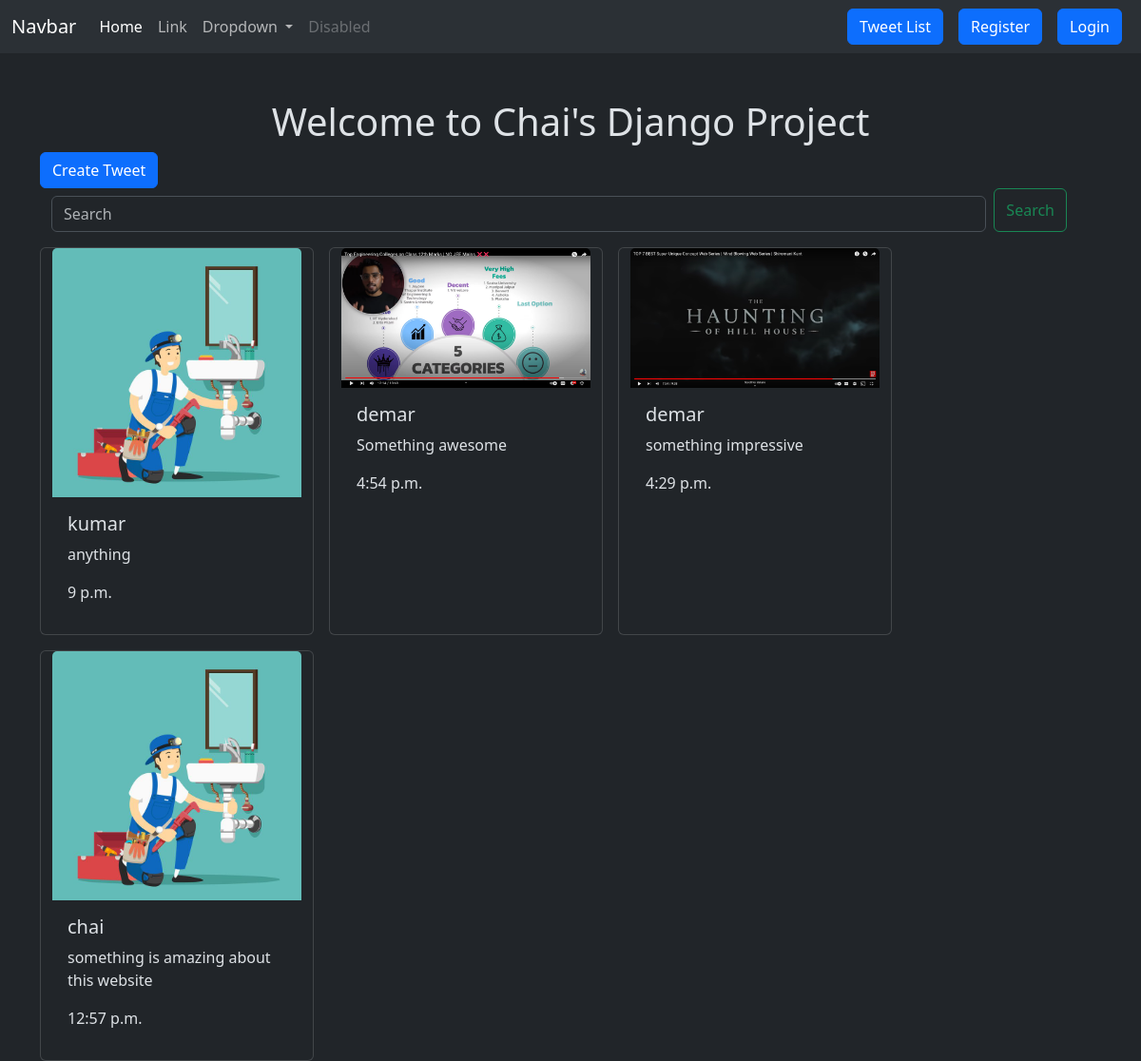
Screenshot of /tweet_post/ with the database file from the repository.
### tweet_post/models.py (models this page shows, shortened)
class Tweet(models.Model):
    user = models.ForeignKey(User, on_delete=models.CASCADE)
    text = models.TextField(max_length=250)
    photo = models.ImageField(upload_to = 'photos/', blank=True, null=True)
    created_at = models.TimeField(auto_now_add=True)
    updated_at = models.TimeField(auto_now=True)

### tweet_post/views.py (the view)
# urls.py: path('', views.tweet_list , name='tweet_list'),
def tweet_list(request):
    tweets = Tweet.objects.all().order_by('-created_at')
    if request.GET.get('search'):
        tweets = tweets.filter(
            Q(text__icontains = request.GET.get('search')) |
            Q(user__username__icontains = request.GET.get('search'))
            )
    return render(request, 'tweet_list.html', {'tweets':tweets})

### tweet_post/templates/tweet_list.html (shortened to what this page needs)
{% extends "layout.html"%}
{%block content%}
<h1 class=" text-center mt-5">Welcome to Chai's Django Project</h1>
 <a class="btn btn-primary" href="{% url 'tweet_create' %}">Create Tweet</a>
<div class="container gap-3 row">
  <form class="d-flex" role="search" id="recipe-search">
    <input class="form-control me-2 mt-2" type="search" placeholder="Search" aria-label="Search" name="search">
    <button class="btn btn-outline-success" type="submit">Search</button>
</form>
    {%for tweet in tweets%}
    <div class="card" style="width: 18rem;">
        <img src="{{tweet.photo.url}}" class="card-img-top" alt="...">
        <div class="card-body">
          <h5 class="card-title">{{tweet.user.username}}</h5>
          <p class="card-text">{{tweet.text}}</p>
          <p>{{tweet.created_at}}</p>
        </div>
      </div>
    {% endfor %}
</div>
{% endblock %}

### templates/layout.html (shortened to what this page needs)
{% load static %}
<!DOCTYPE html>
<html lang="en" data-bs-theme="dark">
<head>
    <link href="https://cdn.jsdelivr.net/npm/bootstrap@5.3.3/dist/css/bootstrap.min.css" rel="stylesheet">
</head>
<body class="bg-dark">
    <nav class="navbar navbar-expand-lg bg-body-tertiary">
        <div class="container-fluid">
          <a class="navbar-brand" href="#">Navbar</a>
          <div class="collapse navbar-collapse" id="navbarSupportedContent">
            <ul class="navbar-nav me-auto mb-2 mb-lg-0">
              <li class="nav-item">
                <a class="nav-link active" aria-current="page" href="#">Home</a>
              </li>
              <li class="nav-item">
                <a class="nav-link" href="#">Link</a>
              </li>
              <li class="nav-item dropdown">
                <a class="nav-link dropdown-toggle" href="#" role="button" data-bs-toggle="dropdown" aria-expanded="false">
                  Dropdown
                </a>
              </li>
              <li class="nav-item">
                <a class="nav-link disabled" aria-disabled="true">Disabled</a>
              </li>
            </ul>
          </div>
          <div class="d-flex ">
            <a href="{% url 'tweet_list' %}" class="btn btn-primary mx-2">Tweet List</a>
           {%if user.is_authenticated %}
           <form method="post" action="{% url 'logout' %}">
            {% csrf_token %}
            <button class="btn btn-danger" type="submit">Logout</button>
           </form>
           {% else %}
           <a href="{% url 'register'%}" class="btn btn-primary mx-2">Register</a>
           <a href="{% url 'login'%}" class="btn btn-primary mx-2">Login</a>
           {% endif %}
          </div>
        </div>
    </nav>
    <div class="container">
        {% block content%}
        {% endblock %}
    </div>
</body>
</html>

### rows the page displays
Tweet: photo (picture), user.username "kumar", text "anything", created_at "9 p.m."
Tweet: photo (picture), user.username "demar", text "Something awesome", created_at "4:54 p.m."
Tweet: photo (picture), user.username "demar", text "something impressive", created_at "4:29 p.m."
Tweet: photo (picture), user.username "chai", text "something is amazing about this website", created_at "12:57 p.m."
